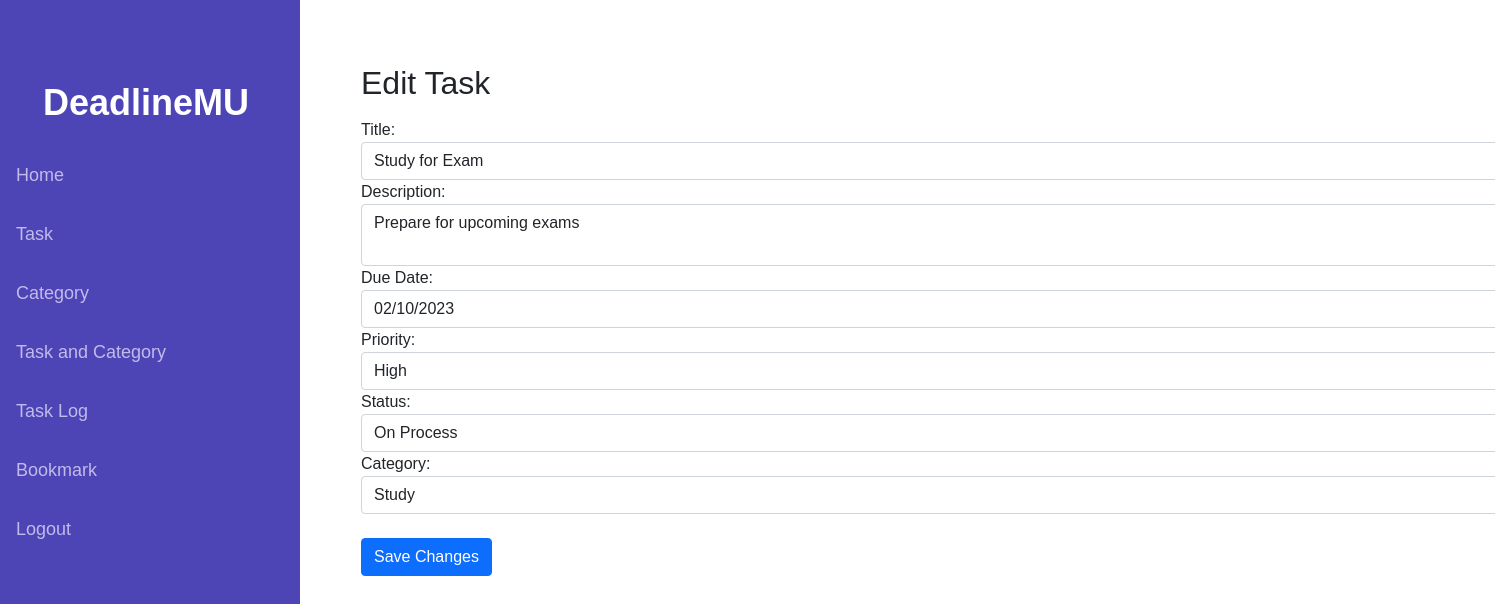
/views/v_editTask.php?id=3 (signed in), run on the app's committed database.
### tables this page shows
CREATE TABLE Task (
    TaskID INT AUTO_INCREMENT PRIMARY KEY,
    Title VARCHAR(255),
    Description TEXT,
    DueDate DATE,
    Priority BOOLEAN,
    Status BOOLEAN,
    UserID INT,
    CategoryID INT,
    FOREIGN KEY (UserID) REFERENCES User(UserID),
    FOREIGN KEY (CategoryID) REFERENCES Category(CategoryID) ON DELETE SET NULL
);

### app/Controller.php (called while the page is built, shortened)
<?php
include 'Model.php';
class Controller {
    private $model;
    public function __construct() {
        $this->model = new Model();
    }
    public function displayUserCategories($userID) {
        return $this->model->getUserCategories($userID);
    }
    public function getTaskDetails($taskId) {
        return $this->model->getTaskDetails($taskId);
    }
}
?>

### app/Model.php (called while the page is built, shortened)
<?php
class Model {
    private $connection;
    public function __construct() {
        include '../database/connection.php';
        $this->connection = $connection;
    }
    public function getUserCategories($userID) {
        $sql = "SELECT * FROM deadlinemu7.Category WHERE UserID = ?";
        $stmt = mysqli_prepare($this->connection, $sql);
        mysqli_stmt_bind_param($stmt, "i", $userID);
        mysqli_stmt_execute($stmt);
        $result = mysqli_stmt_get_result($stmt);
        return mysqli_fetch_all($result, MYSQLI_ASSOC);
    }
    public function getTaskDetails($taskId) {
        $sql = "SELECT * FROM deadlinemu7.Task WHERE TaskID = ?";
        $stmt = mysqli_prepare($this->connection, $sql);
        mysqli_stmt_bind_param($stmt, "i", $taskId);
        mysqli_stmt_execute($stmt);
        $result = mysqli_stmt_get_result($stmt);
        return mysqli_fetch_assoc($result);
    }
}
?>

### views/v_editTask.php (the view, shortened to what this page needs)
<?php
include '../app/Controller.php';
$controller = new Controller();
$userID = $_SESSION['user_id'];
if ($_SERVER['REQUEST_METHOD'] === 'POST') {
    $taskId = $_POST['taskId'];
    $title = $_POST['title'];
    $description = $_POST['description'];
    $dueDate = $_POST['dueDate'];
    $priority = $_POST['priority'] == '1' ? true : false;
    $status = $_POST['status'] == '1' ? true : false;
    $categoryID = $_POST['categoryID'];
    $controller->updateTask($taskId, $title, $description, $dueDate, $priority, $status, $categoryID);
    header("Location: v_task.php");
    exit();
} elseif (isset($_GET['id'])) {
    $taskId = $_GET['id'];
    $taskData = $controller->getTaskDetails($taskId);
    $categoryResult = $controller->displayUserCategories($userID);
} else {
    header("Location: v_task.php");
    exit();
}
?>
<!DOCTYPE html>
<html lang="en">
<head>
    <link href="https://cdn.jsdelivr.net/npm/bootstrap@5.1.3/dist/css/bootstrap.min.css" rel="stylesheet"
>
    <link rel="stylesheet" href="../resources/styleHomepage.css">
</head>
<body>
    <div class="sidebar">
        <div class="brand">
            DeadlineMU
        </div>
        <a href="../resources/homepage.php" class="active">Home</a>
        <a href="../views/v_task.php">Task</a>
        <a href="../views/v_Category.php">Category</a>
        <a href="../views/v_taskandCategory.php">Task and Category</a>
        <a href="../views/v_activityLog.php">Task Log</a>
        <a href="../views/v_bookmark.php">Bookmark</a>
        <a href="../resources/logout.php">Logout</a>
    </div>
    <div class="container">
        <h2 class="mt-5 mb-3">Edit Task</h2>
        <form method="post">
            <label for="title">Title:</label>
            <input type="text" name="title" class="form-control" value="<?php echo htmlspecialchars($taskData['Title']); ?>" required>
            <label for="description">Description:</label>
            <textarea name="description" class="form-control" required><?php echo htmlspecialchars($taskData['Description']); ?></textarea>
            <label for="dueDate">Due Date:</label>
            <input type="date" name="dueDate" class="form-control" value="<?php echo htmlspecialchars($taskData['DueDate']); ?>" required>
            <label for="priority">Priority:</label>
            <select name="priority" class="form-control" required>
                <option value="1" <?php echo $taskData['Priority'] ? 'selected' : ''; ?>>High</option>
            </select>
            <label for="status">Status:</label>
            <select name="status" class="form-control" required>
                <option value="0" <?php echo $taskData['Status'] ? '' : 'selected'; ?>>On Process</option>
            </select>
            <label for="categoryID">Category:</label>
            <select name="categoryID" class="form-control" required>
                <?php
                foreach ($categoryResult as $categoryRow) {
                    $selected = $taskData['CategoryID'] == $categoryRow['CategoryID'] ? 'selected' : '';
                    echo "<option value='" . htmlspecialchars($categoryRow['CategoryID']) . "' {$selected}>" . htmlspecialchars($categoryRow['CategoryName']) . "</option>";
                }
                ?>
            </select>
            <br>
            <button type="submit" class="btn btn-primary">Save Changes</button>
        </form>
    </div>
</body>
</html>

### resources/styleHomepage.css (style rules this page uses)
body { margin: 0; font-family: "Poppins", sans-serif; }
.sidebar { height: 100%; width: 300px; position: fixed; background-color: #4D44B5; padding-top: 60px; }
.sidebar a { padding: 16px; text-decoration: none; font-size: 18px; color: #C1BBEB; display: block; transition: 0.3s; }
.sidebar .brand { color: white; font-size: 36px; font-weight: 700; padding: 16px 43px; word-wrap: break-word; }
.container { margin-left: 345px; padding: 16px; }

### data on the page
task: title "Study for Exam", description "Prepare for upcoming exams", dueDate "02/10/2023", priority "High", status "On Process"

### other printed values
form field categoryID "Study"
